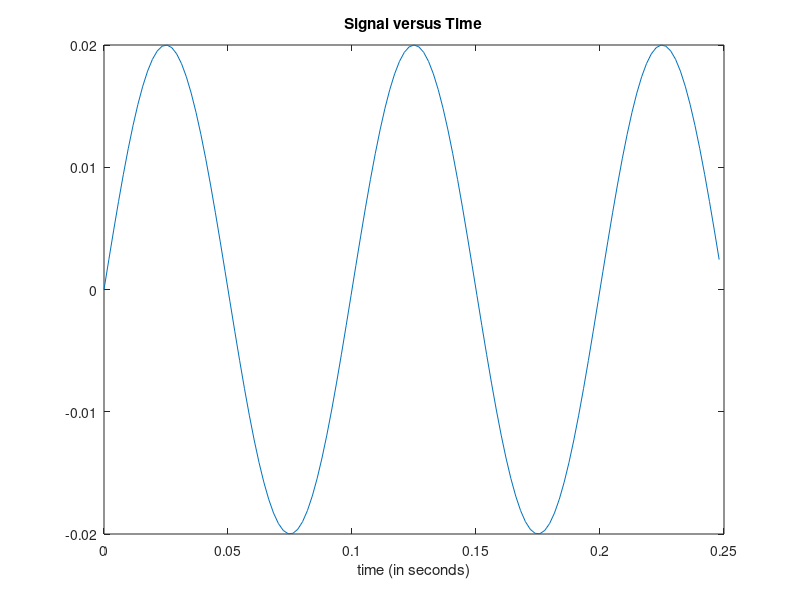

Reproduce this figure in MATLAB.
load('Data');
Fs = 512;                   % samples per second
   dt = 1/Fs;                   % seconds per sample
   StopTime = 0.25;             % seconds
   t = (0:dt:StopTime-dt)';     % seconds
   %%Sine wave:
   Fc = 10;                     % hertz
   x = 0.02*sin(2*pi*Fc*t);
   x = x';
   
   % Plot the signal versus time:
   figure;
   plot(t,x);
   xlabel('time (in seconds)');
   title('Signal versus Time');